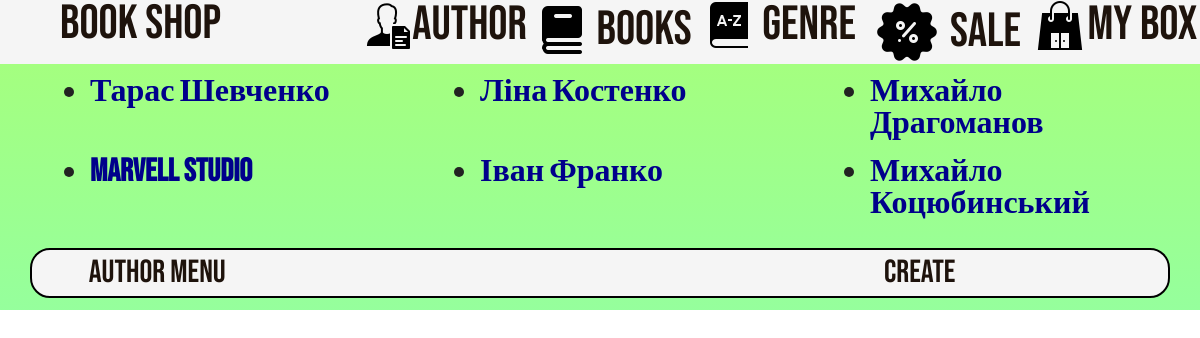
Before: /shop/author/ with the older database file.
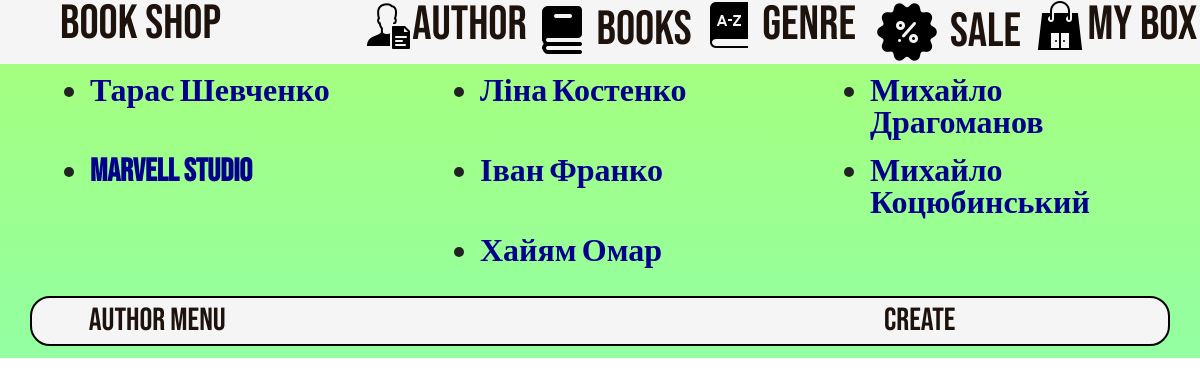
After: the same page with the newer database file.
### shop/models.py (models this page shows, shortened)
class Author(models.Model):
    first_name = models.CharField(max_length=100)
    last_name = models.CharField(max_length=100)
    date_of_birth = models.DateField(null=True, blank=True)
    pic = models.ImageField(upload_to='static/img', blank=True)
    def get_absolut_url_author(self):
        return f'/shop/author/show/{self.id}'
    def __str__(self):
        return '{0} {1}'.format(self.first_name, self.last_name, )

### shop/views.py (the view)
# urls.py: path('author/', views.author_list),
def author_list(request):
    queryset = Author.objects.all()
    queryset2 = Book_shop.objects.all()
    context = {
        'title': 'Author',
        'object_list': queryset,
        'object_list2': queryset2
    }
    return render(request, 'author_list.html', context)

### templates/author_list.html
{% extends 'base.html' %}
{% block content %}
    {% for object in object_list %}
        <div class="UL1">
            <ul>
                <li type="disc" class="Title"><a style="color: darkblue" class="link_undecor"
                                                 href="{{ object.get_absolut_url_author }}"> {{ object }} </a></li>
                <br>
            </ul>
        </div>
    {% endfor %}
{% endblock content %}
{% block bottom %}
    <div class="H_Bigbox">{{ title.capitalize }} MENU</div>
    <div class="H_Bigbox"><a href="http://127.0.0.1:8000/shop/author/add/" class="link_undecor">CREATE</a></div>
{% endblock bottom %}

Changed rows visible on the page:
added Author: first_name+last_name "Хайям Омар"
